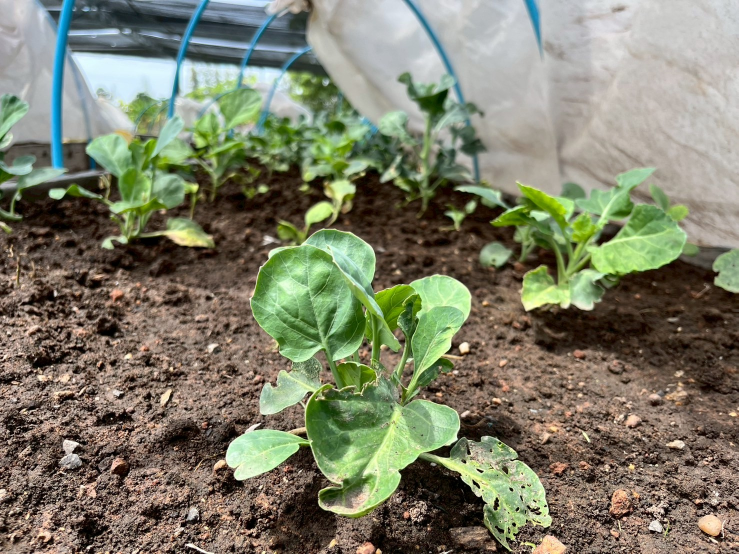
#> input picture notebooks/datasets/side_view/01.jpg, 1477 x 1108 px (shown at 1/2 size); its folder holds only this picture in this run
$ python -i calibration.py   (imports and definitions only)
#> lines starting #> are read from the running program, lines starting #| are printed output that depends on the picture
import cv2
import numpy as np
from pathlib import Path
from . import config as cfg
from plantcv import plantcv as pcv
import math
from statistics import median

# [102 lines left out: functions _order_box, side_lengths, scale_from_contours, not called in this run]

def get_scale_from_rectangle(
    image,
    rect_size_mm=(48.0, 48.0), # (w, h) ของสี่เหลี่ยมอ้างอิงจริง (mm)
    crop_top_ratio=0.7,
    min_area=3000000,
    eps_fraction=0.04, # การลดจุดมุม ได้มุมเยอะเพิ่มค่า มุมน้อยลดค่า
    rect_tol=0.3, # ยอมให้ aspect ratio เพี้ยนจากของจริงได้
    min_rectangularity=0.6, # ความเป็นสี่เหลี่ยมขั้นต่ำ
    previous_scale=None,
    fallback_scale=10.0 /150.0,
    save_debug=True,
    debug_name="rectangle_scale"
):
    img = image
    if image is None:
        return (float(previous_scale) if previous_scale else float(fallback_scale)), False, "no image"

    H, W = img.shape[:2]
    roi = img[:int(H * crop_top_ratio)].copy()

    view = getattr(cfg, "VIEW", "top").lower()

    if view == "top":

        V = cv2.cvtColor(roi, cv2.COLOR_BGR2HSV)[:,:,2]  # Value channel
        th = pcv.threshold.binary(gray_img=V, threshold=200, object_type='light')

        return scale_from_contours(
            th,
            image,
            rect_size_mm=rect_size_mm,
            crop_top_ratio=crop_top_ratio,
            min_area=min_area,
            eps_fraction=eps_fraction,
            rect_tol=rect_tol,
            min_rectangularity=min_rectangularity,
            previous_scale=previous_scale,
            fallback_scale=fallback_scale,
            save_debug=save_debug,
            debug_name=f"{debug_name}_top"
        )
    else:  # side view
        L = cv2.cvtColor(roi, cv2.COLOR_BGR2Lab)[:,:,0]
        L = cv2.createCLAHE(clipLimit=2.0, tileGridSize=(8,8)).apply(L)
        _, th = cv2.threshold(L, 0, 255, cv2.THRESH_BINARY + cv2.THRESH_OTSU)

        kernel = cv2.getStructuringElement(cv2.MORPH_ELLIPSE, (5,5))
        th = cv2.morphologyEx(th, cv2.MORPH_CLOSE, kernel, 1)
        th = cv2.morphologyEx(th, cv2.MORPH_OPEN, kernel, 1)

        return scale_from_contours(
            th,
            image,
            rect_size_mm=rect_size_mm,
            crop_top_ratio=crop_top_ratio,
            min_area=min_area,
            eps_fraction=eps_fraction,
            rect_tol=rect_tol,
            min_rectangularity=min_rectangularity,
            previous_scale=previous_scale,
            fallback_scale=fallback_scale,
            save_debug=save_debug,
            debug_name=f"{debug_name}_side"
        )

# [58 lines left out: function get_scale_from_checkerboard, not called in this run]
def get_scale(
    image,
    prefer=("rectangle", "checkerboard"),
    previous_scale=None,
    fallback_scale=10.0/51.0,
    rectangle_kwargs=None,
    checker_kwargs=None,
):
    """
    ตัวรวมกลยุทธ์คาลิเบรตสเกลสำหรับ pipeline:
      - ลองตามลำดับ prefer; ถ้าพบอย่างใดอย่างหนึ่งให้คืนค่านั้นเลย
      - ไม่พบทั้งหมด -> previous หรือ fallback
    rectangle_kwargs: dict ของพารามิเตอร์ที่จะส่งเข้า get_scale_from_rectangle(...)
    checker_kwargs:   dict ของพารามิเตอร์ที่จะส่งเข้า get_scale_from_checkerboard(...)
    """
    rectangle_kwargs = rectangle_kwargs or {}
    checker_kwargs = checker_kwargs or {}

    for m in prefer:
        if m == "rectangle":
            s, ok, info = get_scale_from_rectangle(
                image,
                previous_scale=previous_scale,
                fallback_scale=fallback_scale,
                **rectangle_kwargs
            )
            if ok: return s, True, info
        elif m == "checkerboard":
            s, ok, info = get_scale_from_checkerboard(
                image,
                previous_scale=previous_scale,
                fallback_scale=fallback_scale,
                **checker_kwargs
            )
            if ok: return s, True, info

    # ไม่มีวิธีไหนเจอ
    if previous_scale is not None and previous_scale > 0:
        return float(previous_scale), False, "using previous scale"
    return float(fallback_scale), False, "fallback scale"

>>> import cv2
>>> picture = cv2.imread('../../notebooks/datasets/side_view/01.jpg')
#> picture is the input picture: shape (1108, 1477, 3); mean B, G, R 105.7, 126.6, 125.6
>>> result = get_scale(picture)
#> the loop in get_scale, `for m in prefer:` made 1 pass
#> pass 1, in get_scale_from_rectangle, `roi = img[:int(H * crop_top_ratio)].copy()`:
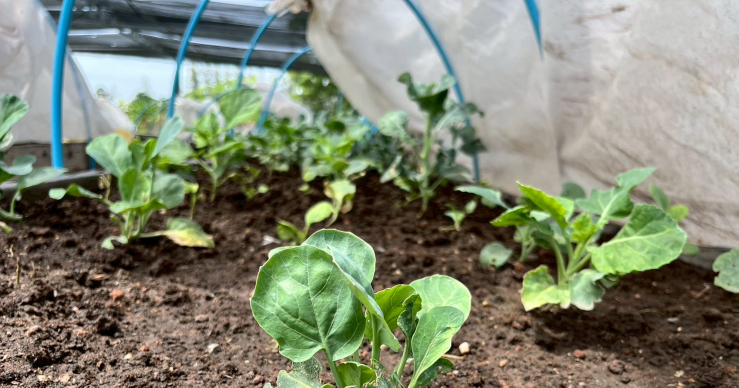
#> roi: shape (775, 1477, 3) (shown at 1/2 size); mean B, G, R 112.4, 133.4, 127.8
#> pass 1, in get_scale_from_rectangle, `V = cv2.cvtColor(roi, cv2.COLOR_BGR2HSV)[:,:,2]`:
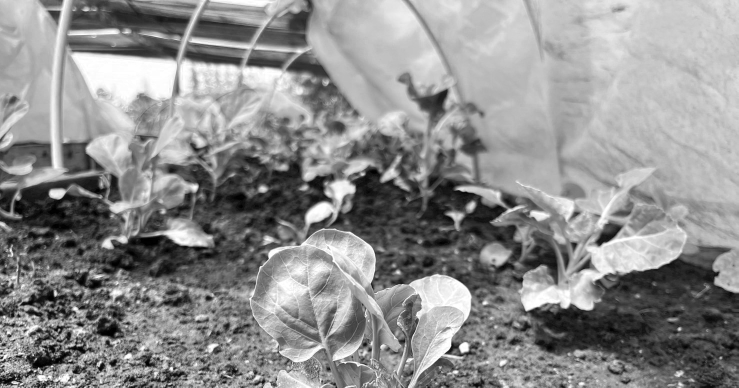
#> V: shape (775, 1477) (shown at 1/2 size); min 0, max 255, mean 141.7
#> (the run stopped early here; a loop or call above may not have finished)

$ run again, on notebooks/datasets/side_view/02.jpg
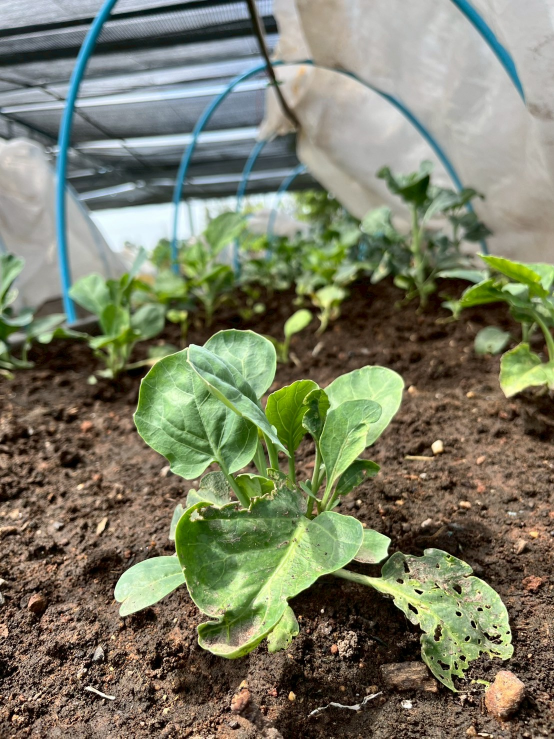
#> input picture notebooks/datasets/side_view/02.jpg, 1108 x 1477 px (shown at 1/2 size)
#> picture is the input picture: shape (1477, 1108, 3); mean B, G, R 102.5, 125, 122.8
#> the loop in get_scale, `for m in prefer:` made 1 pass
#> pass 1, in get_scale_from_rectangle, `roi = img[:int(H * crop_top_ratio)].copy()`:
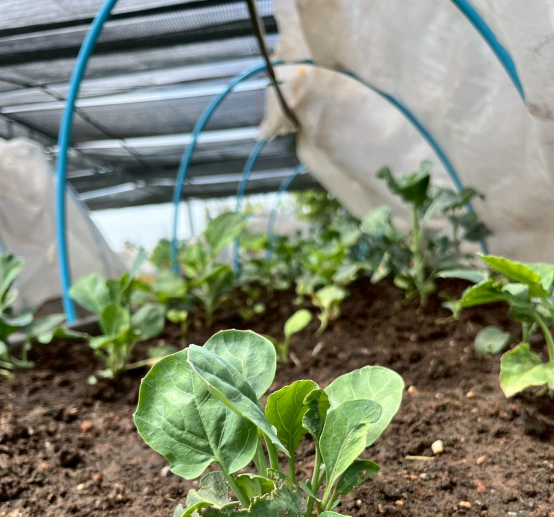
#> roi: shape (1033, 1108, 3) (shown at 1/2 size); mean B, G, R 113.4, 133.8, 127.3
#> pass 1, in get_scale_from_rectangle, `V = cv2.cvtColor(roi, cv2.COLOR_BGR2HSV)[:,:,2]`:
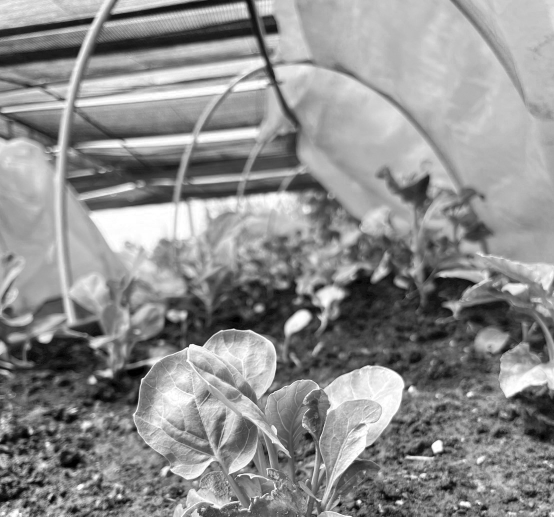
#> V: shape (1033, 1108) (shown at 1/2 size); min 0, max 255, mean 141.8

$ run again, on notebooks/datasets/side_view/03.jpg
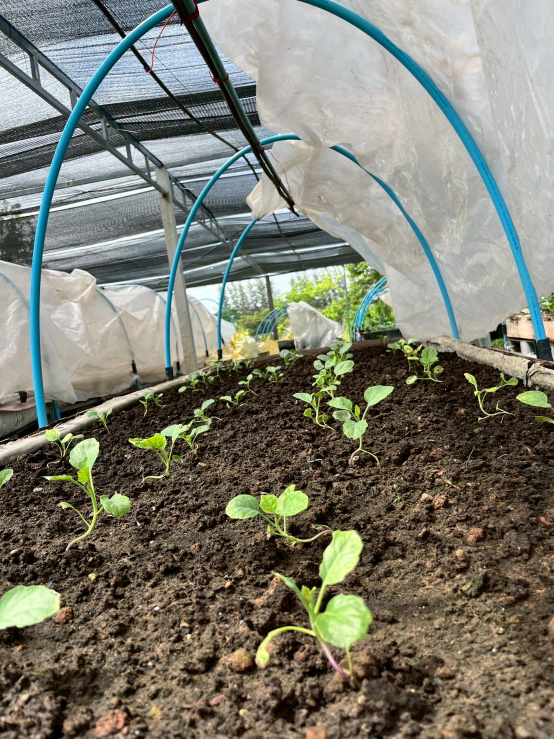
#> input picture notebooks/datasets/side_view/03.jpg, 1108 x 1477 px (shown at 1/2 size)
#> picture is the input picture: shape (1477, 1108, 3); mean B, G, R 110.5, 123.2, 123.5
#> the loop in get_scale, `for m in prefer:` made 1 pass
#> pass 1, in get_scale_from_rectangle, `roi = img[:int(H * crop_top_ratio)].copy()`:
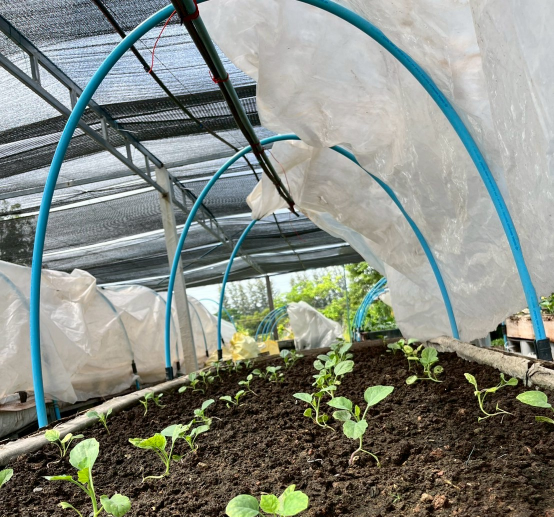
#> roi: shape (1033, 1108, 3) (shown at 1/2 size); mean B, G, R 127.5, 136, 130.7
#> pass 1, in get_scale_from_rectangle, `V = cv2.cvtColor(roi, cv2.COLOR_BGR2HSV)[:,:,2]`:
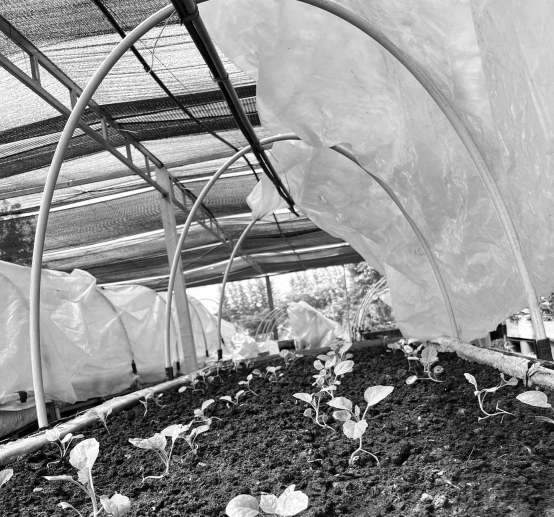
#> V: shape (1033, 1108) (shown at 1/2 size); min 0, max 255, mean 142.5

$ run again, on notebooks/datasets/side_view/04.jpg
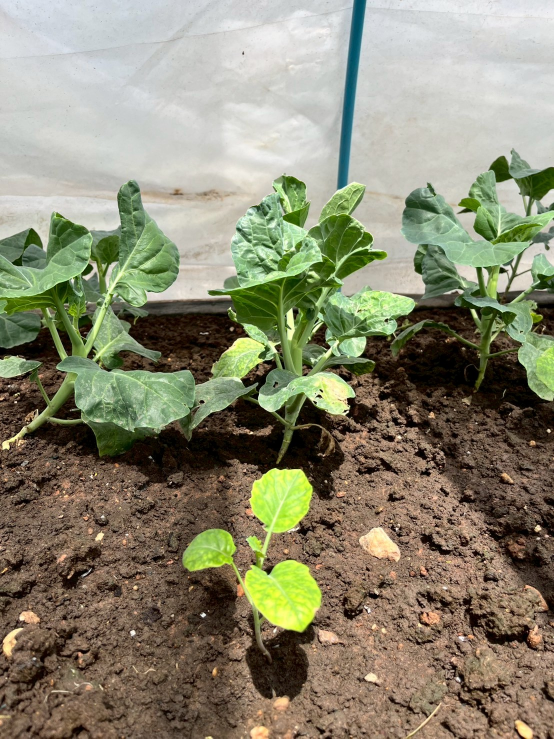
#> input picture notebooks/datasets/side_view/04.jpg, 1108 x 1477 px (shown at 1/2 size)
#> picture is the input picture: shape (1477, 1108, 3); mean B, G, R 113, 135.8, 138.4
#> the loop in get_scale, `for m in prefer:` made 1 pass
#> pass 1, in get_scale_from_rectangle, `roi = img[:int(H * crop_top_ratio)].copy()`:
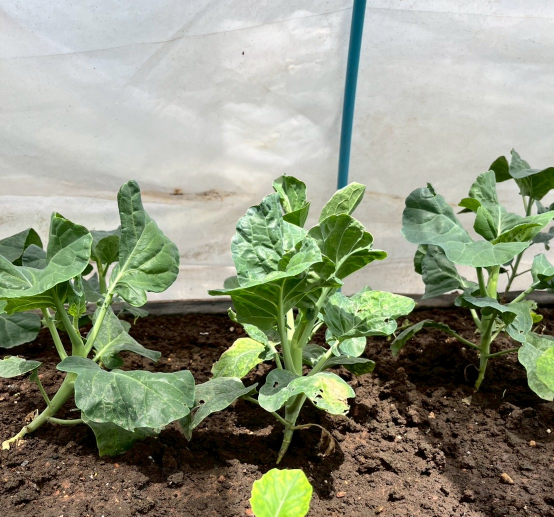
#> roi: shape (1033, 1108, 3) (shown at 1/2 size); mean B, G, R 127.8, 148.9, 144.2
#> pass 1, in get_scale_from_rectangle, `V = cv2.cvtColor(roi, cv2.COLOR_BGR2HSV)[:,:,2]`:
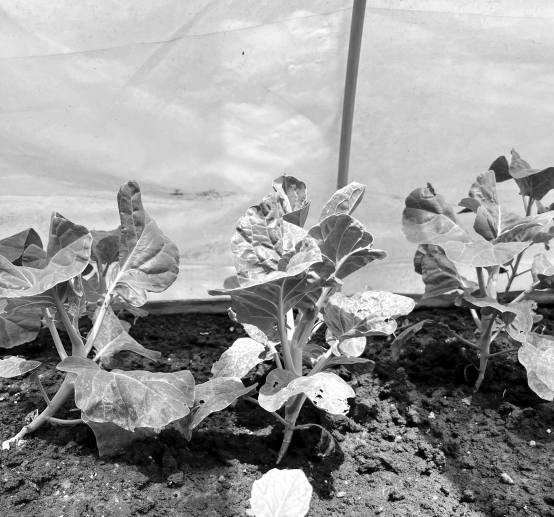
#> V: shape (1033, 1108) (shown at 1/2 size); min 0, max 255, mean 154.3
